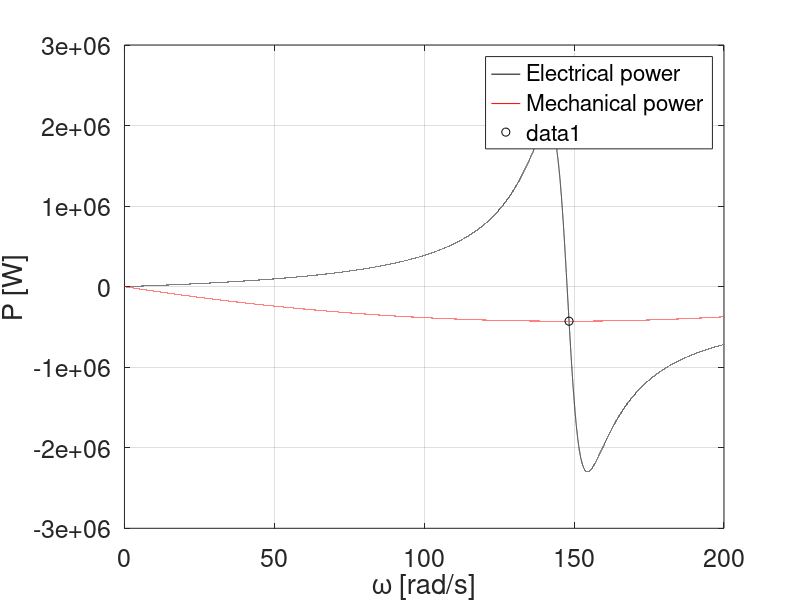
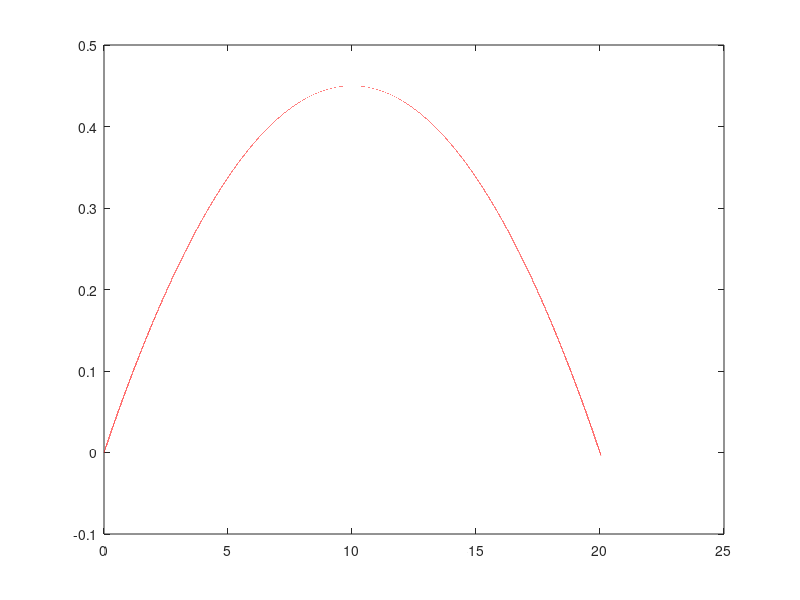

Write MATLAB code to recreate these figures, in order.

%The rationale of Problem 1 can be followed with the only difference of not assuming s=0.
%now the ws is not equal to wg   ( we|ws|wg|wt ) we take intoa account the
%slip


clc;
clear;
% Parameters
rho=1.225;
N=80; %transmission ratio?
D=76; %blade sweep diameter
poles=2;


Ugrid=960;
f=47; omega=2*pi*f;
%%%%%%%%%%%%%
vw=7;
%%%%%%%%%%%%%%%%%%
Rs=0.005;
Xs=omega*4e-4;
Rr=0.009;
Xr=omega*3e-4;
Rm=140;
Xm=omega*15e-3;

% Equivalent model
Zs=Rs+1i*Xs;Zm=Rm*(1i*Xm)/(Rm+1i*Xm);Zr=Rr+1i*Xr;
Zsm=Zs*Zm/(Zs+Zm);
Zth=Zr+Zsm;
V=Ugrid/sqrt(3);
Uth= Zm*V/(Zm+Zs);
Uu=abs(Uth);
Nominal_power               =2e6;   %[W]


% Initialization, we are solving numerically because solving the ecuations
% are tough
ss=0; %0 power
kk=0;
err=1;
P1=0;

while ((kk<1000)&&(err>1e-6))
 kk=kk+1;

 we=2*pi*f;   %chain of speeds, this is how they relate
 ws=we/poles;
 wg=ws*(1-ss);
 wt=wg/N;

 lam= wt*(D/2) / vw;    %ASSUMING WT SO WE CAN COMPUTE A LAMBDA

 Cpp= 0.0045 * (100 - (lam-10)^2);  %with lambda we calculate cpp power coeficient
 P1a=0.5*rho*Cpp*(pi*(D^2)/4)*vw^3; %power
 
 %limiting power to nominal power
    if P1a >= Nominal_power
        P1a=Nominal_power;
    end

 err=abs(P1a-P1);                   %this establishes the end of the while, compares past power with current power

 P1=P1a;
 %now i calculate the new slip
 Pmech=-P1/3; %power mechanical
 a1=1;
 a2=2*real(Zth)*Pmech-Uu^2;
 a3=abs(Zth)^2*(Pmech^2);
 sol=roots([a1 0 a2 0 a3]); %U
 Rt=sol.^2/Pmech;
 s=Rr./(Rr+Rt); %computing new slip
 ss=s(2);
end

P1
ss
Igrid = V/(Zs+Zm*(Zr+Rt(2))/(Zm+(Zr+Rt(2))))
Sgrid= 3*V*conj(Igrid)
losses=real(Sgrid)+P1
Cpp
lam
Sgridmod=abs(Sgrid)
Igridmod=abs(Igrid)

ssaux=-1:.00001:1;
Iaux=Uth./(Zth+Rr*(1-ssaux)./ssaux);
Paux=3*abs(Iaux).^2.*Rr.*(1-ssaux)./ssaux;
wgaux=ws*(1-ssaux);
wtaux=wgaux/N;
lamaux= wtaux*(D/2) / vw;
Cppaux= 0.0045 * (100 - (lamaux-10).^2);
Pauxmec=0.5*rho*Cppaux*(pi*(D^2)/4)*vw^3;

%limiting power to nominal power

for i = 1:1:length(Pauxmec)
    if Pauxmec(i) >= Nominal_power
        Pauxmec(i)=Nominal_power;
    end
end

figure(1);

h=subplot(1,1,1);
plot(wgaux,Paux,'k');hold on;grid on;
plot(wgaux,-Pauxmec,'r');
%plot(wg,-P1,'ok');
xlabel('\omega [rad/s]','FontSize',18);
ylabel('P [W]','FontSize',18);
legend('Electrical power','Mechanical power','Operating point');
set(h,'FontSize',18);
axis([0 200 -3e6 3e6]);

wgrpm=(wg*60/(2*pi))

%two points in the matlab plot for high velocity
 points=find(diff(sign(Paux+Pauxmec)));
plot(wgaux(points(1)),-Pauxmec(points(1)),'ok');
%plot(wgaux(points(2)),-Pauxmec(points(2)),'ok');

wgrpm=(wgaux(points(2))*60/(2*pi))

figure(2)
plot(lamaux,Cppaux,'r');